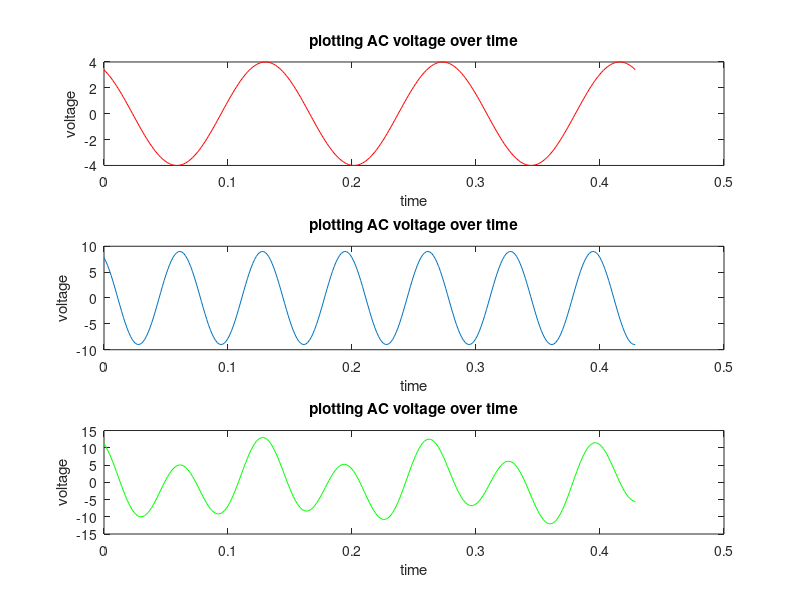

Source code (MATLAB):
clc
close all

%22-46026-1
%AB-CDEFG-H

%K1 = A + B
k1 = 4;
%K2 = G+H+2
k2 = 9;
% J1 = D+G+20
j1 = deg2rad(32);
% j2 = 30 degrees
j2 = deg2rad(30);

%f1 = E+F+5
f1 = 7;
% f2 = C+D+5
f2 = 15;

T = 0.1428;
t = 0: (T/100) : 3*T;

x1 = k1 * cos(2 * pi * f1 * t + j1);
x2 = k2 * cos(2 * pi * f2 * t + j2);
x3 = x1 + x2;

subplot(311);
plot(t, x1, 'r-')
title('plotting AC voltage over time')
xlabel('time')
ylabel('voltage')
subplot(312);
plot(t, x2)
title('plotting AC voltage over time')
xlabel('time')
ylabel('voltage')
subplot(313)
plot(t, x3, 'g-')
title('plotting AC voltage over time')
xlabel('time')
ylabel('voltage')